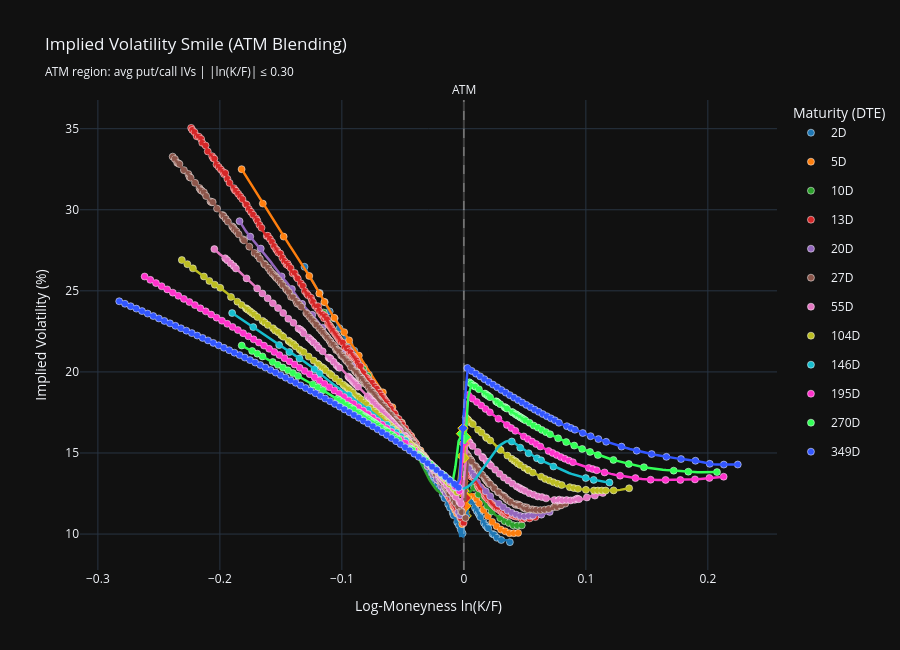

Notebook code for this chart:
### Code cell
plot_smile(surface, atm_blend_threshold=0.15)  # Even wider

### Figure 1 — Plotly figure (JSON) as saved in the notebook; plotly's stock layout.template omitted (floating-point values rounded to 4 significant figures; data arrays with more than 128 entries replaced by an {"elided": "..."} marker saying what was removed)
{"data": [{"hovertemplate": "2D<br>ln(K/F): %{x:.3f}<br>IV: %{y:.2f}%<extra></extra>", "legendgroup": "group0", "marker": {"color": "#1f77b4", "line": {"color": "white", "width": 0.5}, "size": 7, "symbol": "circle"}, "mode": "markers", "name": "2D", "showlegend": true, "type": "scatter", "x": [-0.1306, -0.1182, -0.1141, -0.11, -0.1059, -0.1019, -0.0938, -0.08979, -0.0858, -0.08182, -0.07786, -0.07392, -0.06999, -0.06607, -0.05829, -0.05442, -0.05057, -0.04673, -0.04291, -0.03986, -0.0391, -0.03682, -0.0353, -0.03228, -0.03152, -0.02926, -0.02776, -0.02625, -0.02475, -0.024, -0.02325, -0.02176, -0.02026, -0.01728, -0.0158, -0.01283, -0.01135, -0.009133, -0.008395, -0.00545, -0.00398, -0.002513, -0.001047], "y": [26.48, 24.87, 24.31, 23.73, 23.3, 22.69, 21.71, 21.31, 20.69, 20.28, 19.83, 19.25, 18.86, 18.38, 17.52, 16.98, 16.51, 16.13, 15.68, 15.25, 15.23, 14.89, 14.76, 14.38, 14.29, 13.97, 13.79, 13.59, 13.45, 13.31, 13.25, 13.05, 12.82, 12.45, 12.21, 11.84, 11.63, 11.31, 11.17, 10.73, 10.54, 10.28, 10.05]}, {"hovertemplate": "2D<br>ln(K/F): %{x:.3f}<br>IV: %{y:.2f}%<extra></extra>", "legendgroup": "group0", "marker": {"color": "#1f77b4", "line": {"color": "white", "width": 0.5}, "size": 7, "symbol": "circle"}, "mode": "markers", "name": "2D", "showlegend": false, "type": "scatter", "x": [0.004792, 0.005519, 0.006246, 0.009149, 0.0106, 0.01204, 0.01277, 0.01349, 0.01637, 0.01781, 0.01924, 0.01996, 0.02354, 0.02497, 0.0271, 0.03066, 0.03772], "y": [12.25, 12.14, 12.03, 11.62, 11.42, 11.26, 11.18, 11.05, 10.7, 10.53, 10.4, 10.36, 10.01, 9.956, 9.772, 9.632, 9.503]}, {"hovertemplate": "2D ATM<br>ln(K/F): %{x:.3f}<br>IV: %{y:.2f}%<extra></extra>", "legendgroup": "group0", "marker": {"color": "#1f77b4", "line": {"color": "gold", "width": 1}, "size": 8, "symbol": "diamond"}, "mode": "markers", "name": "2D ATM", "showlegend": false, "type": "scatter", "x": [-0.00178, 0.0004156, 0.001876], "y": [11.71, 11.37, 11.12]}, {"hovertemplate": "ln(K/F): %{x:.3f}<br>IV: %{y:.2f}%<extra></extra>", "legendgroup": "group0", "line": {"color": "#1f77b4", "width": 2.5}, "mode": "lines", "name": "2D", "showlegend": false, "type": "scatter", "x": {"elided": "150 float values"}, "y": {"elided": "150 float values"}}, {"hovertemplate": "5D<br>ln(K/F): %{x:.3f}<br>IV: %{y:.2f}%<extra></extra>", "legendgroup": "group1", "marker": {"color": "#ff7f0e", "line": {"color": "white", "width": 0.5}, "size": 7, "symbol": "circle"}, "mode": "markers", "name": "5D", "showlegend": true, "type": "scatter", "x": [-0.1822, -0.1648, -0.1477, -0.1267, -0.1185, -0.1144, -0.1062, -0.0981, -0.09408, -0.08608, -0.06635, -0.05857, -0.05085, -0.04319, -0.03938, -0.03558, -0.0318, -0.02803, -0.02054, -0.01682, -0.008674, -0.0072, -0.005729, -0.001326], "y": [32.5, 30.38, 28.34, 25.92, 24.83, 24.31, 23.34, 22.45, 21.95, 21.01, 18.74, 17.83, 16.87, 16.05, 15.56, 15.16, 14.69, 14.2, 13.29, 12.8, 11.69, 11.49, 11.27, 10.61]}, {"hovertemplate": "5D<br>ln(K/F): %{x:.3f}<br>IV: %{y:.2f}%<extra></extra>", "legendgroup": "group1", "marker": {"color": "#ff7f0e", "line": {"color": "white", "width": 0.5}, "size": 7, "symbol": "circle"}, "mode": "markers", "name": "5D", "showlegend": false, "type": "scatter", "x": [0.00887, 0.01032, 0.01249, 0.01609, 0.01968, 0.02326, 0.02682, 0.03038, 0.03392, 0.03744, 0.04096, 0.04446], "y": [12.31, 12.17, 11.89, 11.48, 11.11, 10.75, 10.49, 10.28, 10.17, 10.05, 10.05, 10.07]}, {"hovertemplate": "5D ATM<br>ln(K/F): %{x:.3f}<br>IV: %{y:.2f}%<extra></extra>", "legendgroup": "group1", "marker": {"color": "#ff7f0e", "line": {"color": "gold", "width": 1}, "size": 8, "symbol": "diamond"}, "mode": "markers", "name": "5D ATM", "showlegend": false, "type": "scatter", "x": [0.001597], "y": [11.72]}, {"hovertemplate": "ln(K/F): %{x:.3f}<br>IV: %{y:.2f}%<extra></extra>", "legendgroup": "group1", "line": {"color": "#ff7f0e", "width": 2.5}, "mode": "lines", "name": "5D", "showlegend": false, "type": "scatter", "x": {"elided": "150 float values"}, "y": {"elided": "150 float values"}}, {"hovertemplate": "10D<br>ln(K/F): %{x:.3f}<br>IV: %{y:.2f}%<extra></extra>", "legendgroup": "group2", "marker": {"color": "#2ca02c", "line": {"color": "white", "width": 0.5}, "size": 7, "symbol": "circle"}, "mode": "markers", "name": "10D", "showlegend": true, "type": "scatter", "x": [-0.1149, -0.0826, -0.07864, -0.07076, -0.06685, -0.0552, -0.05134, -0.0136, -0.002554, -0.001822], "y": [23.66, 20.18, 19.77, 18.9, 18.42, 17.17, 16.77, 12.47, 10.96, 10.91]}, {"hovertemplate": "10D<br>ln(K/F): %{x:.3f}<br>IV: %{y:.2f}%<extra></extra>", "legendgroup": "group2", "marker": {"color": "#2ca02c", "line": {"color": "white", "width": 0.5}, "size": 7, "symbol": "circle"}, "mode": "markers", "name": "10D", "showlegend": false, "type": "scatter", "x": [-0.0003586, 0.001102, 0.008375, 0.01199, 0.01919, 0.02276, 0.02988, 0.03342, 0.03695, 0.04046, 0.04397, 0.04746], "y": [14.0, 13.81, 12.86, 12.45, 11.73, 11.39, 10.98, 10.8, 10.68, 10.54, 10.53, 10.54]}, {"hovertemplate": "ln(K/F): %{x:.3f}<br>IV: %{y:.2f}%<extra></extra>", "legendgroup": "group2", "line": {"color": "#2ca02c", "width": 2.5}, "mode": "lines", "name": "10D", "showlegend": false, "type": "scatter", "x": {"elided": "150 float values"}, "y": {"elided": "150 float values"}}, {"hovertemplate": "13D<br>ln(K/F): %{x:.3f}<br>IV: %{y:.2f}%<extra></extra>", "legendgroup": "group3", "marker": {"color": "#d62728", "line": {"color": "white", "width": 0.5}, "size": 7, "symbol": "circle"}, "mode": "markers", "name": "13D", "showlegend": true, "type": "scatter", "x": {"elided": "195 float values"}, "y": {"elided": "195 float values"}}, {"hovertemplate": "13D<br>ln(K/F): %{x:.3f}<br>IV: %{y:.2f}%<extra></extra>", "legendgroup": "group3", "marker": {"color": "#d62728", "line": {"color": "white", "width": 0.5}, "size": 7, "symbol": "circle"}, "mode": "markers", "name": "13D", "showlegend": false, "type": "scatter", "x": [0.002712, 0.00344, 0.004167, 0.004894, 0.005621, 0.006347, 0.007072, 0.007797, 0.008521, 0.01069, 0.01141, 0.01214, 0.01286, 0.01358, 0.0143, 0.01502, 0.01574, 0.01646, 0.01717, 0.01789, 0.01861, 0.01932, 0.02004, 0.02076, 0.02219, 0.0229, 0.02361, 0.02433, 0.02504, 0.02575, 0.02646, 0.02717, 0.02788, 0.02859, 0.0293, 0.03001, 0.03072, 0.03143, 0.03214, 0.03284, 0.03355, 0.03426, 0.03496, 0.03567, 0.03637, 0.03707, 0.03778, 0.03848, 0.03918, 0.03989, 0.04059, 0.04199, 0.04339, 0.04479, 0.04618, 0.04688, 0.04758, 0.04897, 0.05036, 0.05174, 0.05313, 0.05382, 0.0559, 0.05728, 0.05866, 0.06141, 0.06278], "y": [14.16, 13.89, 13.98, 13.72, 13.63, 13.54, 13.62, 13.53, 13.47, 13.2, 12.97, 12.88, 12.81, 12.9, 12.84, 12.75, 12.7, 12.61, 12.37, 12.3, 12.23, 12.35, 12.12, 12.21, 11.94, 11.87, 11.82, 11.78, 11.73, 11.67, 11.62, 11.75, 11.55, 11.67, 11.46, 11.56, 11.39, 11.36, 11.44, 11.27, 11.37, 11.22, 11.36, 11.16, 11.25, 11.24, 11.22, 11.22, 11.22, 11.15, 11.14, 11.08, 11.07, 11.08, 11.06, 11.06, 10.93, 10.95, 11.03, 11.06, 11.07, 10.96, 11.1, 11.12, 11.05, 11.25, 11.29]}, {"hovertemplate": "13D ATM<br>ln(K/F): %{x:.3f}<br>IV: %{y:.2f}%<extra></extra>", "legendgroup": "group3", "marker": {"color": "#d62728", "line": {"color": "gold", "width": 1}, "size": 8, "symbol": "diamond"}, "mode": "markers", "name": "13D ATM", "showlegend": false, "type": "scatter", "x": [-0.001668, -0.0009366, 0.0005243, 0.001254, 0.001983], "y": [12.71, 12.62, 12.42, 12.33, 12.22]}, {"hovertemplate": "ln(K/F): %{x:.3f}<br>IV: %{y:.2f}%<extra></extra>", "legendgroup": "group3", "line": {"color": "#d62728", "width": 2.5}, "mode": "lines", "name": "13D", "showlegend": false, "type": "scatter", "x": {"elided": "150 float values"}, "y": {"elided": "150 float values"}}, {"hovertemplate": "20D<br>ln(K/F): %{x:.3f}<br>IV: %{y:.2f}%<extra></extra>", "legendgroup": "group4", "marker": {"color": "#9467bd", "line": {"color": "white", "width": 0.5}, "size": 7, "symbol": "circle"}, "mode": "markers", "name": "20D", "showlegend": true, "type": "scatter", "x": [-0.1839, -0.1751, -0.1665, -0.1494, -0.1409, -0.1326, -0.1243, -0.116, -0.09979, -0.09176, -0.08776, -0.08379, -0.07588, -0.07195, -0.06804, -0.06414, -0.06026, -0.05639, -0.05254, -0.0487, -0.04793, -0.04487, -0.04106, -0.0403, -0.03727, -0.02972, -0.02597, -0.02522, -0.02223, -0.01851, -0.01628, -0.0148, -0.004479, -0.003013], "y": [29.3, 28.34, 27.61, 25.89, 25.11, 24.2, 23.52, 22.73, 21.14, 20.37, 19.98, 19.61, 18.85, 18.41, 18.02, 17.7, 17.27, 16.94, 16.56, 16.15, 16.1, 15.79, 15.41, 15.33, 15.01, 14.18, 13.78, 13.69, 13.37, 12.96, 12.7, 12.53, 11.35, 11.16]}, {"hovertemplate": "20D<br>ln(K/F): %{x:.3f}<br>IV: %{y:.2f}%<extra></extra>", "legendgroup": "group4", "marker": {"color": "#9467bd", "line": {"color": "white", "width": 0.5}, "size": 7, "symbol": "circle"}, "mode": "markers", "name": "20D", "showlegend": false, "type": "scatter", "x": [0.003553, 0.00428, 0.007183, 0.008631, 0.01799, 0.02157, 0.02869, 0.03223, 0.03576, 0.03927, 0.04277, 0.04626, 0.04974, 0.05321, 0.05666, 0.06354, 0.07036], "y": [14.16, 14.03, 13.76, 13.6, 12.64, 12.33, 11.87, 11.66, 11.45, 11.31, 11.2, 11.12, 11.09, 11.13, 11.15, 11.2, 11.37]}, {"hovertemplate": "20D ATM<br>ln(K/F): %{x:.3f}<br>IV: %{y:.2f}%<extra></extra>", "legendgroup": "group4", "marker": {"color": "#9467bd", "line": {"color": "gold", "width": 1}, "size": 8, "symbol": "diamond"}, "mode": "markers", "name": "20D ATM", "showlegend": false, "type": "scatter", "x": [-8.952e-05], "y": [12.64]}, {"hovertemplate": "ln(K/F): %{x:.3f}<br>IV: %{y:.2f}%<extra></extra>", "legendgroup": "group4", "line": {"color": "#9467bd", "width": 2.5}, "mode": "lines", "name": "20D", "showlegend": false, "type": "scatter", "x": {"elided": "150 float values"}, "y": {"elided": "150 float values"}}, {"hovertemplate": "27D<br>ln(K/F): %{x:.3f}<br>IV: %{y:.2f}%<extra></extra>", "legendgroup": "group5", "marker": {"color": "#8c564b", "line": {"color": "white", "width": 0.5}, "size": 7, "symbol": "circle"}, "mode": "markers", "name": "27D", "showlegend": true, "type": "scatter", "x": {"elided": "163 float values"}, "y": {"elided": "163 float values"}}, {"hovertemplate": "27D<br>ln(K/F): %{x:.3f}<br>IV: %{y:.2f}%<extra></extra>", "legendgroup": "group5", "marker": {"color": "#8c564b", "line": {"color": "white", "width": 0.5}, "size": 7, "symbol": "circle"}, "mode": "markers", "name": "27D", "showlegend": false, "type": "scatter", "x": [0.000618, 0.002075, 0.002802, 0.003529, 0.004982, 0.005707, 0.006432, 0.009326, 0.01005, 0.01149, 0.01221, 0.01365, 0.01509, 0.01724, 0.01796, 0.01868, 0.01939, 0.02011, 0.02082, 0.02153, 0.02439, 0.0251, 0.02794, 0.02865, 0.03148, 0.03218, 0.03289, 0.0336, 0.03501, 0.03641, 0.03852, 0.04202, 0.04272, 0.04342, 0.04482, 0.04551, 0.04621, 0.04899, 0.04969, 0.05038, 0.05177, 0.05246, 0.05591, 0.05729, 0.05935, 0.06278, 0.0662, 0.06961, 0.07368, 0.07504, 0.07639, 0.07909, 0.07976, 0.08312], "y": [15.12, 14.96, 14.88, 14.8, 14.62, 14.57, 14.47, 14.21, 14.14, 13.99, 13.92, 13.74, 13.64, 13.45, 13.38, 13.29, 13.26, 13.16, 13.1, 13.09, 12.89, 12.81, 12.59, 12.57, 12.4, 12.36, 12.32, 12.28, 12.15, 12.08, 11.98, 11.84, 11.8, 11.84, 11.8, 11.79, 11.75, 11.61, 11.67, 11.58, 11.64, 11.53, 11.52, 11.5, 11.49, 11.48, 11.5, 11.55, 11.66, 11.76, 11.67, 11.77, 11.78, 11.88]}, {"hovertemplate": "27D ATM<br>ln(K/F): %{x:.3f}<br>IV: %{y:.2f}%<extra></extra>", "legendgroup": "group5", "marker": {"color": "#8c564b", "line": {"color": "gold", "width": 1}, "size": 8, "symbol": "diamond"}, "mode": "markers", "name": "27D ATM", "showlegend": false, "type": "scatter", "x": [-0.0008408], "y": [13.24]}, {"hovertemplate": "ln(K/F): %{x:.3f}<br>IV: %{y:.2f}%<extra></extra>", "legendgroup": "group5", "line": {"color": "#8c564b", "width": 2.5}, "mode": "lines", "name": "27D", "showlegend": false, "type": "scatter", "x": {"elided": "150 float values"}, "y": {"elided": "150 float values"}}, {"hovertemplate": "55D<br>ln(K/F): %{x:.3f}<br>IV: %{y:.2f}%<extra></extra>", "legendgroup": "group6", "marker": {"color": "#e377c2", "line": {"color": "white", "width": 0.5}, "size": 7, "symbol": "circle"}, "mode": "markers", "name": "55D", "showlegend": true, "type": "scatter", "x": [-0.2045, -0.1956, -0.1939, -0.1912, -0.1886, -0.1868, -0.1781, -0.1694, -0.1651, -0.1609, -0.1566, -0.1523, -0.1481, -0.1439, -0.1397, -0.1355, -0.1339, -0.1322, -0.1314, -0.1272, -0.1256, -0.1239, -0.1231, -0.1206, -0.119, -0.1157, -0.1108, -0.11, -0.1092, -0.1068, -0.1044, -0.1027, -0.1019, -0.09472, -0.09392, -0.09312, -0.09152, -0.09072, -0.08993, -0.08913, -0.08834, -0.08675, -0.07884, -0.07727, -0.0757, -0.07491, -0.07413, -0.07256, -0.071, -0.06944, -0.06788, -0.0671, -0.06632, -0.06477, -0.06322, -0.06167, -0.06012, -0.05935, -0.05858, -0.05703, -0.0555, -0.05396, -0.05319, -0.05242, -0.0486, -0.04783, -0.04631, -0.04554, -0.04023, -0.03645, -0.03569, -0.03268, -0.03193, -0.02968, -0.02893, -0.02668, -0.02519, -0.0237, -0.02072, -0.01924, -0.01775, -0.01627, -0.01406, -0.01185, -0.01037, -0.008905, -0.006705, -0.003779, -0.003049, -0.002319], "y": [27.57, 27.01, 26.89, 26.7, 26.53, 26.38, 25.77, 25.15, 24.84, 24.54, 24.23, 23.94, 23.63, 23.28, 23.03, 22.67, 22.6, 22.49, 22.38, 22.11, 21.99, 21.87, 21.81, 21.64, 21.48, 21.27, 20.88, 20.86, 20.81, 20.62, 20.41, 20.29, 20.26, 19.72, 19.65, 19.6, 19.47, 19.4, 19.35, 19.29, 19.22, 19.09, 18.5, 18.37, 18.25, 18.18, 18.13, 17.99, 17.87, 17.76, 17.63, 17.58, 17.51, 17.37, 17.26, 17.14, 17.02, 16.94, 16.89, 16.76, 16.63, 16.52, 16.46, 16.38, 16.07, 16.01, 15.88, 15.81, 15.36, 15.04, 14.97, 14.71, 14.64, 14.44, 14.38, 14.18, 14.03, 13.91, 13.64, 13.5, 13.37, 13.23, 13.02, 12.81, 12.67, 12.51, 12.29, 12.0, 11.95, 11.87]}, {"hovertemplate": "55D<br>ln(K/F): %{x:.3f}<br>IV: %{y:.2f}%<extra></extra>", "legendgroup": "group6", "marker": {"color": "#e377c2", "line": {"color": "white", "width": 0.5}, "size": 7, "symbol": "circle"}, "mode": "markers", "name": "55D", "showlegend": false, "type": "scatter", "x": [0.003499, 0.004224, 0.004948, 0.007118, 0.01144, 0.01503, 0.01575, 0.01861, 0.01933, 0.02075, 0.02218, 0.02573, 0.02927, 0.0328, 0.03631, 0.03981, 0.04331, 0.04539, 0.04678, 0.04817, 0.05025, 0.0537, 0.05715, 0.06058, 0.064, 0.0674, 0.07418, 0.07756, 0.07823, 0.08092, 0.08427, 0.08761, 0.09093, 0.09292, 0.09425, 0.1009, 0.1074, 0.1139], "y": [15.75, 15.69, 15.62, 15.43, 15.06, 14.76, 14.7, 14.47, 14.43, 14.32, 14.22, 13.97, 13.72, 13.49, 13.31, 13.11, 12.94, 12.85, 12.78, 12.74, 12.66, 12.51, 12.43, 12.32, 12.28, 12.2, 12.1, 12.08, 12.12, 12.08, 12.1, 12.07, 12.11, 12.19, 12.15, 12.26, 12.37, 12.53]}, {"hovertemplate": "ln(K/F): %{x:.3f}<br>IV: %{y:.2f}%<extra></extra>", "legendgroup": "group6", "line": {"color": "#e377c2", "width": 2.5}, "mode": "lines", "name": "55D", "showlegend": false, "type": "scatter", "x": {"elided": "150 float values"}, "y": {"elided": "150 float values"}}, {"hovertemplate": "104D<br>ln(K/F): %{x:.3f}<br>IV: %{y:.2f}%<extra></extra>", "legendgroup": "group7", "marker": {"color": "#bcbd22", "line": {"color": "white", "width": 0.5}, "size": 7, "symbol": "circle"}, "mode": "markers", "name": "104D", "showlegend": true, "type": "scatter", "x": [-0.2312, -0.2266, -0.2221, -0.2131, -0.2086, -0.2042, -0.1997, -0.1909, -0.1857, -0.1822, -0.1787, -0.1778, -0.177, -0.1753, -0.1735, -0.1718, -0.1692, -0.1649, -0.1632, -0.1607, -0.1564, -0.1547, -0.1522, -0.1497, -0.148, -0.1438, -0.143, -0.1413, -0.1396, -0.138, -0.1346, -0.133, -0.1313, -0.1272, -0.1231, -0.1198, -0.119, -0.1166, -0.1149, -0.1133, -0.1101, -0.1084, -0.1052, -0.102, -0.0988, -0.0972, -0.09561, -0.09481, -0.09401, -0.09242, -0.09083, -0.08766, -0.08687, -0.08608, -0.08451, -0.08136, -0.07978, -0.07665, -0.07352, -0.07197, -0.06886, -0.0673, -0.06575, -0.06421, -0.06344, -0.06266, -0.06112, -0.05958, -0.05804, -0.05651, -0.05574, -0.05498, -0.05345, -0.04887, -0.04735, -0.04583, -0.04431, -0.0428, -0.04129, -0.04053, -0.03978, -0.03827, -0.03677, -0.03526, -0.03376, -0.03301, -0.03227, -0.03077, -0.02778, -0.0263, -0.02481, -0.02332, -0.02184, -0.02036, -0.01888, -0.01741, -0.01593, -0.01446, -0.01299, -0.01152, -0.008596, -0.007135, -0.005676], "y": [26.9, 26.65, 26.39, 25.89, 25.61, 25.38, 25.19, 24.62, 24.33, 24.13, 23.93, 23.88, 23.83, 23.73, 23.63, 23.54, 23.39, 23.15, 23.05, 22.9, 22.69, 22.55, 22.45, 22.26, 22.17, 21.92, 21.87, 21.77, 21.72, 21.58, 21.38, 21.28, 21.23, 20.95, 20.7, 20.5, 20.45, 20.3, 20.23, 20.1, 19.9, 19.8, 19.6, 19.41, 19.21, 19.11, 19.01, 18.96, 18.91, 18.81, 18.71, 18.5, 18.45, 18.4, 18.31, 18.11, 18.0, 17.8, 17.59, 17.49, 17.28, 17.18, 17.08, 16.97, 16.92, 16.87, 16.76, 16.65, 16.55, 16.45, 16.39, 16.34, 16.23, 15.91, 15.81, 15.7, 15.59, 15.47, 15.37, 15.31, 15.26, 15.15, 15.04, 14.92, 14.81, 14.76, 14.7, 14.59, 14.36, 14.25, 14.13, 14.02, 13.9, 13.78, 13.67, 13.55, 13.43, 13.32, 13.19, 13.07, 12.83, 12.73, 12.58]}, {"hovertemplate": "104D<br>ln(K/F): %{x:.3f}<br>IV: %{y:.2f}%<extra></extra>", "legendgroup": "group7", "marker": {"color": "#bcbd22", "line": {"color": "white", "width": 0.5}, "size": 7, "symbol": "circle"}, "mode": "markers", "name": "104D", "showlegend": false, "type": "scatter", "x": [0.001586, 0.003032, 0.003754, 0.005918, 0.007358, 0.01167, 0.01453, 0.01809, 0.0188, 0.02164, 0.02871, 0.03012, 0.03573, 0.03922, 0.04131, 0.0427, 0.04409, 0.04616, 0.04962, 0.05237, 0.05306, 0.05649, 0.06332, 0.06671, 0.0701, 0.07347, 0.07683, 0.08018, 0.08685, 0.09016, 0.09347, 0.1, 0.1066, 0.1098, 0.1131, 0.1163, 0.1227, 0.1355], "y": [17.19, 17.08, 17.01, 16.86, 16.78, 16.43, 16.26, 15.98, 15.92, 15.77, 15.27, 15.18, 14.84, 14.64, 14.53, 14.47, 14.36, 14.27, 14.09, 13.97, 13.94, 13.79, 13.54, 13.4, 13.3, 13.2, 13.1, 13.02, 12.89, 12.83, 12.79, 12.73, 12.68, 12.68, 12.68, 12.68, 12.69, 12.82]}, {"hovertemplate": "104D ATM<br>ln(K/F): %{x:.3f}<br>IV: %{y:.2f}%<extra></extra>", "legendgroup": "group7", "marker": {"color": "#bcbd22", "line": {"color": "gold", "width": 1}, "size": 8, "symbol": "diamond"}, "mode": "markers", "name": "104D ATM", "showlegend": false, "type": "scatter", "x": [-0.001313, 0.0001376], "y": [14.8, 14.69]}, {"hovertemplate": "ln(K/F): %{x:.3f}<br>IV: %{y:.2f}%<extra></extra>", "legendgroup": "group7", "line": {"color": "#bcbd22", "width": 2.5}, "mode": "lines", "name": "104D", "showlegend": false, "type": "scatter", "x": {"elided": "150 float values"}, "y": {"elided": "150 float values"}}, {"hovertemplate": "146D<br>ln(K/F): %{x:.3f}<br>IV: %{y:.2f}%<extra></extra>", "legendgroup": "group8", "marker": {"color": "#17becf", "line": {"color": "white", "width": 0.5}, "size": 7, "symbol": "circle"}, "mode": "markers", "name": "146D", "showlegend": true, "type": "scatter", "x": [-0.1899, -0.1726, -0.1514, -0.143, -0.1347, -0.1224, -0.1183, -0.09424, -0.07849, -0.06299, -0.05915, -0.05532, -0.05152, -0.04772, -0.01787, -0.0164, -0.01054, -0.006898], "y": [23.63, 22.76, 21.65, 21.23, 20.83, 20.17, 19.91, 18.57, 17.69, 16.75, 16.47, 16.26, 16.02, 15.77, 13.69, 13.61, 13.18, 12.89]}, {"hovertemplate": "146D<br>ln(K/F): %{x:.3f}<br>IV: %{y:.2f}%<extra></extra>", "legendgroup": "group8", "marker": {"color": "#17becf", "line": {"color": "white", "width": 0.5}, "size": 7, "symbol": "circle"}, "mode": "markers", "name": "146D", "showlegend": false, "type": "scatter", "x": [0.03929, 0.04621, 0.05308, 0.05991, 0.06331, 0.07342, 0.09992, 0.1064, 0.1193], "y": [15.71, 15.33, 14.99, 14.68, 14.55, 14.17, 13.45, 13.34, 13.18]}, {"hovertemplate": "ln(K/F): %{x:.3f}<br>IV: %{y:.2f}%<extra></extra>", "legendgroup": "group8", "line": {"color": "#17becf", "width": 2.5}, "mode": "lines", "name": "146D", "showlegend": false, "type": "scatter", "x": {"elided": "150 float values"}, "y": {"elided": "150 float values"}}, {"hovertemplate": "195D<br>ln(K/F): %{x:.3f}<br>IV: %{y:.2f}%<extra></extra>", "legendgroup": "group9", "marker": {"color": "#ff33cc", "line": {"color": "white", "width": 0.5}, "size": 7, "symbol": "circle"}, "mode": "markers", "name": "195D", "showlegend": true, "type": "scatter", "x": [-0.2617, -0.257, -0.2524, -0.2478, -0.2432, -0.2386, -0.234, -0.2295, -0.225, -0.2205, -0.216, -0.2116, -0.2071, -0.2027, -0.1983, -0.1939, -0.1896, -0.1852, -0.1809, -0.1766, -0.1723, -0.1681, -0.1638, -0.1596, -0.1554, -0.1512, -0.147, -0.1429, -0.1387, -0.1346, -0.1305, -0.1264, -0.1223, -0.1183, -0.1142, -0.1102, -0.1062, -0.1022, -0.09823, -0.09427, -0.09032, -0.08639, -0.08248, -0.07858, -0.0747, -0.07083, -0.06697, -0.06313, -0.05931, -0.0555, -0.05171, -0.04793, -0.04416, -0.04041, -0.03667, -0.03294, -0.02923, -0.02554, -0.02185, -0.01818, -0.01453, -0.01088, -0.007254, -0.003637], "y": [25.88, 25.68, 25.48, 25.29, 25.09, 24.89, 24.69, 24.5, 24.31, 24.12, 23.92, 23.73, 23.54, 23.35, 23.16, 22.97, 22.78, 22.58, 22.39, 22.2, 22.01, 21.81, 21.62, 21.42, 21.23, 21.04, 20.84, 20.65, 20.46, 20.26, 20.06, 19.86, 19.67, 19.47, 19.26, 19.06, 18.86, 18.66, 18.45, 18.24, 18.04, 17.83, 17.61, 17.4, 17.18, 16.97, 16.75, 16.53, 16.31, 16.09, 15.85, 15.62, 15.4, 15.16, 14.92, 14.68, 14.45, 14.2, 13.95, 13.7, 13.44, 13.19, 12.93, 12.66]}, {"hovertemplate": "195D<br>ln(K/F): %{x:.3f}<br>IV: %{y:.2f}%<extra></extra>", "legendgroup": "group9", "marker": {"color": "#ff33cc", "line": {"color": "white", "width": 0.5}, "size": 7, "symbol": "circle"}, "mode": "markers", "name": "195D", "showlegend": false, "type": "scatter", "x": [0.003557, 0.007135, 0.0107, 0.01425, 0.01779, 0.02132, 0.02834, 0.03531, 0.03877, 0.04223, 0.0491, 0.05252, 0.05592, 0.05932, 0.0627, 0.06944, 0.07279, 0.07613, 0.07946, 0.08277, 0.08608, 0.08937, 0.1024, 0.1057, 0.1089, 0.1153, 0.1281, 0.1407, 0.1531, 0.1654, 0.1775, 0.1895, 0.2013, 0.213], "y": [18.57, 18.35, 18.14, 17.93, 17.71, 17.51, 17.11, 16.73, 16.54, 16.37, 16.02, 15.86, 15.71, 15.55, 15.4, 15.12, 15.0, 14.88, 14.75, 14.64, 14.54, 14.43, 14.08, 14.01, 13.93, 13.8, 13.6, 13.45, 13.35, 13.34, 13.34, 13.37, 13.46, 13.54]}, {"hovertemplate": "195D ATM<br>ln(K/F): %{x:.3f}<br>IV: %{y:.2f}%<extra></extra>", "legendgroup": "group9", "marker": {"color": "#ff33cc", "line": {"color": "gold", "width": 1}, "size": 8, "symbol": "diamond"}, "mode": "markers", "name": "195D ATM", "showlegend": false, "type": "scatter", "x": [-3.386e-05], "y": [15.59]}, {"hovertemplate": "ln(K/F): %{x:.3f}<br>IV: %{y:.2f}%<extra></extra>", "legendgroup": "group9", "line": {"color": "#ff33cc", "width": 2.5}, "mode": "lines", "name": "195D", "showlegend": false, "type": "scatter", "x": {"elided": "150 float values"}, "y": {"elided": "150 float values"}}, {"hovertemplate": "270D<br>ln(K/F): %{x:.3f}<br>IV: %{y:.2f}%<extra></extra>", "legendgroup": "group10", "marker": {"color": "#33ff57", "line": {"color": "white", "width": 0.5}, "size": 7, "symbol": "circle"}, "mode": "markers", "name": "270D", "showlegend": true, "type": "scatter", "x": [-0.1821, -0.1735, -0.1693, -0.1651, -0.1567, -0.1525, -0.1483, -0.1442, -0.1401, -0.136, -0.1237, -0.1197, -0.1157, -0.1037, -0.1021, -0.09974, -0.0958, -0.09344, -0.09108, -0.0903, -0.08639, -0.08561, -0.08405, -0.08172, -0.08095, -0.08017, -0.0794, -0.07862, -0.07785, -0.0763, -0.07476, -0.07399, -0.07322, -0.07245, -0.07168, -0.07014, -0.06784, -0.06479, -0.06402, -0.06326, -0.0625, -0.05946, -0.05718, -0.05491, -0.0534, -0.04439, -0.04364, -0.04289, -0.04214, -0.03768, -0.03693, -0.03619, -0.03545, -0.03323, -0.03175, -0.03101, -0.02733, -0.02366, -0.01636, -0.01273, -0.009113], "y": [21.63, 21.29, 21.12, 20.96, 20.61, 20.44, 20.27, 20.1, 19.93, 19.75, 19.23, 19.05, 18.87, 18.33, 18.25, 18.14, 17.96, 17.84, 17.73, 17.69, 17.51, 17.47, 17.39, 17.28, 17.24, 17.2, 17.16, 17.13, 17.09, 17.01, 16.93, 16.89, 16.85, 16.82, 16.77, 16.7, 16.58, 16.42, 16.38, 16.34, 16.3, 16.14, 16.02, 15.89, 15.81, 15.31, 15.27, 15.22, 15.18, 14.92, 14.88, 14.84, 14.79, 14.66, 14.58, 14.53, 14.31, 14.08, 13.63, 13.39, 13.16]}, {"hovertemplate": "270D<br>ln(K/F): %{x:.3f}<br>IV: %{y:.2f}%<extra></extra>", "legendgroup": "group10", "marker": {"color": "#33ff57", "line": {"color": "white", "width": 0.5}, "size": 7, "symbol": "circle"}, "mode": "markers", "name": "270D", "showlegend": false, "type": "scatter", "x": [0.004512, 0.005935, 0.008067, 0.008776, 0.009485, 0.01232, 0.01725, 0.01795, 0.01936, 0.02006, 0.02146, 0.02635, 0.02705, 0.02774, 0.02983, 0.0333, 0.03399, 0.03468, 0.03537, 0.0395, 0.04019, 0.04225, 0.04294, 0.04362, 0.04431, 0.04568, 0.04636, 0.04704, 0.04841, 0.04909, 0.05045, 0.05384, 0.05723, 0.0606, 0.06396, 0.06731, 0.07065, 0.0773, 0.0839, 0.09045, 0.09697, 0.1034, 0.1099, 0.1226, 0.1352, 0.1476, 0.172, 0.184, 0.2075], "y": [19.36, 19.28, 19.16, 19.12, 19.09, 18.93, 18.66, 18.63, 18.56, 18.52, 18.44, 18.19, 18.16, 18.12, 18.01, 17.84, 17.8, 17.77, 17.74, 17.53, 17.5, 17.4, 17.37, 17.33, 17.3, 17.23, 17.2, 17.17, 17.11, 17.08, 17.01, 16.86, 16.7, 16.57, 16.42, 16.29, 16.15, 15.91, 15.67, 15.46, 15.25, 15.07, 14.87, 14.57, 14.32, 14.12, 13.91, 13.85, 13.82]}, {"hovertemplate": "270D ATM<br>ln(K/F): %{x:.3f}<br>IV: %{y:.2f}%<extra></extra>", "legendgroup": "group10", "marker": {"color": "#33ff57", "line": {"color": "gold", "width": 1}, "size": 8, "symbol": "diamond"}, "mode": "markers", "name": "270D ATM", "showlegend": false, "type": "scatter", "x": [-0.001919, 0.001659], "y": [16.19, 15.97]}, {"hovertemplate": "ln(K/F): %{x:.3f}<br>IV: %{y:.2f}%<extra></extra>", "legendgroup": "group10", "line": {"color": "#33ff57", "width": 2.5}, "mode": "lines", "name": "270D", "showlegend": false, "type": "scatter", "x": {"elided": "150 float values"}, "y": {"elided": "150 float values"}}, {"hovertemplate": "349D<br>ln(K/F): %{x:.3f}<br>IV: %{y:.2f}%<extra></extra>", "legendgroup": "group11", "marker": {"color": "#3357ff", "line": {"color": "white", "width": 0.5}, "size": 7, "symbol": "circle"}, "mode": "markers", "name": "349D", "showlegend": true, "type": "scatter", "x": [-0.2825, -0.2778, -0.2731, -0.2685, -0.2638, -0.2592, -0.2546, -0.25, -0.2455, -0.2409, -0.2364, -0.2319, -0.2274, -0.223, -0.2186, -0.2141, -0.2097, -0.2054, -0.201, -0.1967, -0.1924, -0.1881, -0.1838, -0.1795, -0.1753, -0.171, -0.1668, -0.1626, -0.1585, -0.1543, -0.1502, -0.146, -0.1419, -0.1378, -0.1338, -0.1297, -0.1257, -0.1216, -0.1176, -0.1136, -0.1097, -0.1057, -0.1018, -0.09783, -0.09392, -0.09002, -0.08613, -0.08227, -0.07841, -0.07457, -0.07075, -0.06694, -0.06314, -0.05936, -0.0556, -0.05184, -0.04811, -0.04438, -0.04067, -0.03697, -0.03329, -0.02962, -0.02597, -0.02232, -0.01869, -0.01508, -0.01147, -0.007882, -0.004304], "y": [24.36, 24.2, 24.05, 23.9, 23.75, 23.6, 23.45, 23.3, 23.15, 23.0, 22.84, 22.69, 22.54, 22.39, 22.24, 22.1, 21.94, 21.79, 21.64, 21.49, 21.34, 21.18, 21.04, 20.88, 20.73, 20.58, 20.42, 20.27, 20.11, 19.96, 19.8, 19.64, 19.48, 19.33, 19.17, 19.0, 18.84, 18.68, 18.52, 18.35, 18.19, 18.03, 17.86, 17.69, 17.52, 17.34, 17.17, 16.99, 16.82, 16.64, 16.46, 16.29, 16.11, 15.92, 15.73, 15.54, 15.35, 15.15, 14.96, 14.76, 14.56, 14.36, 14.16, 13.95, 13.74, 13.53, 13.31, 13.09, 12.87]}, {"hovertemplate": "349D<br>ln(K/F): %{x:.3f}<br>IV: %{y:.2f}%<extra></extra>", "legendgroup": "group11", "marker": {"color": "#3357ff", "line": {"color": "white", "width": 0.5}, "size": 7, "symbol": "circle"}, "mode": "markers", "name": "349D", "showlegend": false, "type": "scatter", "x": [0.002814, 0.006353, 0.009881, 0.0134, 0.0169, 0.02039, 0.02387, 0.02733, 0.03079, 0.03423, 0.03766, 0.04108, 0.04449, 0.04788, 0.05127, 0.05464, 0.058, 0.06135, 0.06469, 0.06802, 0.07133, 0.07464, 0.07793, 0.08449, 0.08775, 0.09101, 0.09748, 0.1039, 0.1103, 0.1166, 0.1292, 0.1417, 0.1539, 0.166, 0.178, 0.1899, 0.2015, 0.2131, 0.2245], "y": [20.24, 20.06, 19.89, 19.72, 19.55, 19.38, 19.22, 19.05, 18.89, 18.73, 18.57, 18.42, 18.26, 18.11, 17.96, 17.82, 17.68, 17.54, 17.4, 17.27, 17.14, 17.01, 16.87, 16.65, 16.55, 16.44, 16.23, 16.04, 15.86, 15.69, 15.39, 15.14, 14.93, 14.76, 14.63, 14.52, 14.34, 14.29, 14.29]}, {"hovertemplate": "349D ATM<br>ln(K/F): %{x:.3f}<br>IV: %{y:.2f}%<extra></extra>", "legendgroup": "group11", "marker": {"color": "#3357ff", "line": {"color": "gold", "width": 1}, "size": 8, "symbol": "diamond"}, "mode": "markers", "name": "349D ATM", "showlegend": false, "type": "scatter", "x": [-0.0007388], "y": [16.53]}, {"hovertemplate": "ln(K/F): %{x:.3f}<br>IV: %{y:.2f}%<extra></extra>", "legendgroup": "group11", "line": {"color": "#3357ff", "width": 2.5}, "mode": "lines", "name": "349D", "showlegend": false, "type": "scatter", "x": {"elided": "150 float values"}, "y": {"elided": "150 float values"}}], "layout": {"annotations": [{"showarrow": false, "text": "ATM", "x": 0, "xanchor": "center", "xref": "x", "y": 1, "yanchor": "bottom", "yref": "y domain"}], "height": 650, "hovermode": "closest", "legend": {"title": {"text": "Maturity (DTE)"}}, "shapes": [{"line": {"color": "rgba(255,255,255,0.3)", "dash": "dash", "width": 1.5}, "type": "line", "x0": 0, "x1": 0, "xref": "x", "y0": 0, "y1": 1, "yref": "y domain"}], "title": {"text": "Implied Volatility Smile (ATM Blending)<br><sub>ATM region: avg put/call IVs | |ln(K/F)| ≤ 0.30</sub>"}, "xaxis": {"title": {"text": "Log-Moneyness ln(K/F)"}, "zeroline": true, "zerolinecolor": "rgba(255,255,255,0.2)", "zerolinewidth": 2}, "yaxis": {"title": {"text": "Implied Volatility (%)"}}}}
